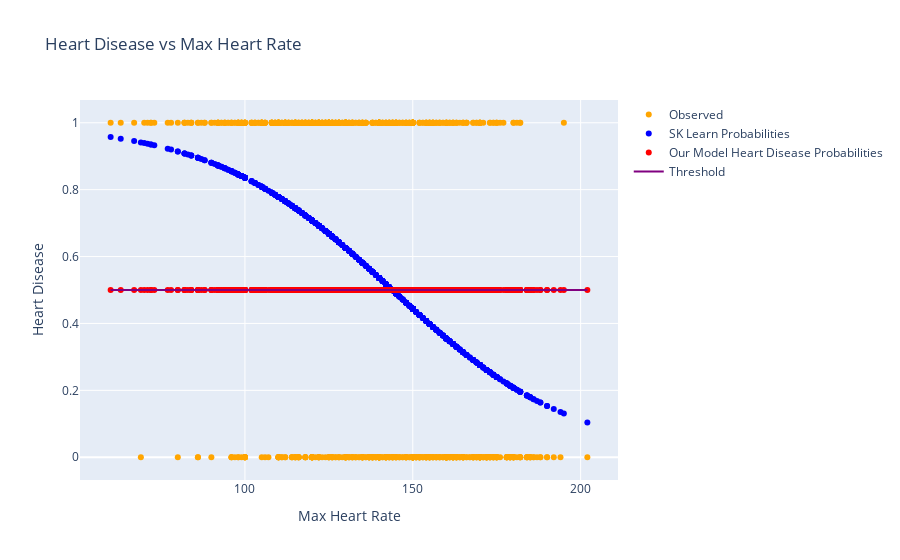

Notebook code for this chart:
### Code cell
fig = go.Figure()

fig.add_trace(go.Scatter(x=predicions_df['MaxHR'], y=predicions_df['HeartDisease'],
                         mode='markers', name='Observed', marker=dict(color='orange')))

fig.add_trace(go.Scatter(x=predicions_df['MaxHR'], y=predicions_df['Probability'],
                         mode='markers', name='SK Learn Probabilities', marker=dict(color='blue')))

fig.add_trace(go.Scatter(x=predicions_df['MaxHR'], y=predicions_df['Our Model Heart Disease Probabilities'],
                         mode='markers', name='Our Model Heart Disease Probabilities', marker=dict(color='red')))

fig.add_trace(go.Scatter(x=predicions_df['MaxHR'], y=[.5]*len(predicions_df),
                         name='Threshold', marker={'color':'purple'}))

fig.update_layout(
    title="Heart Disease vs Max Heart Rate",
    xaxis_title="Max Heart Rate",
    yaxis_title="Heart Disease"
)

fig.show()

### Figure 1 — Plotly figure (JSON) as saved in the notebook; plotly's stock layout.template omitted (floating-point values rounded to 4 significant figures; data arrays with more than 128 entries replaced by an {"elided": "..."} marker saying what was removed)
{"data": [{"marker": {"color": "orange"}, "mode": "markers", "name": "Observed", "type": "scatter", "x": {"elided": "918 int values"}, "y": {"elided": "918 int values"}}, {"marker": {"color": "blue"}, "mode": "markers", "name": "SK Learn Probabilities", "type": "scatter", "x": {"elided": "918 int values"}, "y": {"elided": "918 float values"}}, {"marker": {"color": "red"}, "mode": "markers", "name": "Our Model Heart Disease Probabilities", "type": "scatter", "x": {"elided": "918 int values"}, "y": {"elided": "918 float values"}}, {"marker": {"color": "purple"}, "name": "Threshold", "type": "scatter", "x": {"elided": "918 int values"}, "y": {"elided": "918 float values"}}], "layout": {"title": {"text": "Heart Disease vs Max Heart Rate"}, "xaxis": {"title": {"text": "Max Heart Rate"}}, "yaxis": {"title": {"text": "Heart Disease"}}}}
